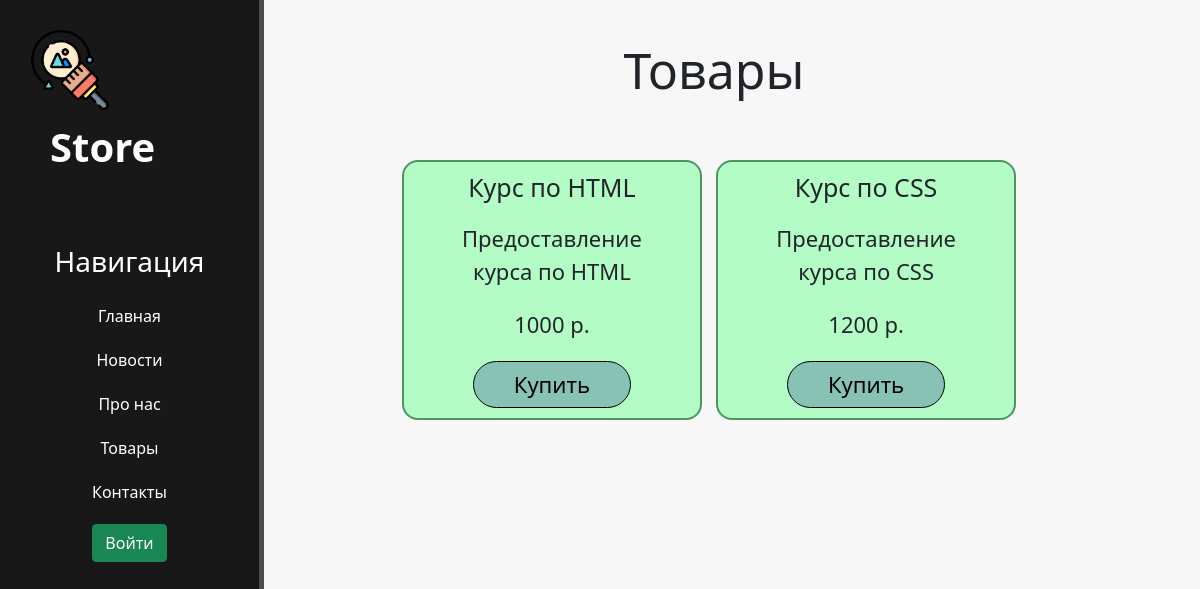
The app's page /tovars with its own data.
### main/models.py (models this page shows, shortened)
class Bascet(models.Model):
    title = models.CharField("Название продукта", max_length=50)
    anonse = models.CharField("Описание продукта", max_length=250)
    price = models.IntegerField("Цена продукта")
    class Meta:
        verbose_name = 'Продукт'
        verbose_name_plural = 'Продукты'

### main/views.py (the view)
# urls.py: path('tovars', views.tovars, name = "tovars")
def tovars(request):
    products = Bascet.objects.all()
    data = {'title':'Товары', 'products':products}
    return render(request, 'main/tovars.html',data)

### main/templates/main/tovars.html (shortened to what this page needs)
{% extends 'main/loyout.html' %}
{% block content %}
<div class="features">
  <h1>Товары</h1>
  <div class="products">
    {% for product in products %}
      <div class="product-count">
        <h2>{{ product.title }}</h2>
        <p>{{ product.anonse }}</p>
        <p>{{ product.price}} р.</p>
        <a href="basket"><button class="btn btn-info">Купить</button></a>
      </div>
    {% endfor %}
  </div>
</div>
{% endblock %}

### main/static/main/css/main.css (style rules this page uses)
body { background: #f7f7f7; }
main .features { float: left; text-align: center; width: 75%; margin-top: 40px; }
main .features h1 { font-size: 50px; margin-bottom: 30px; }
main .features p { max-width: 70%; margin: 20px auto; font-size: 22px; }
main .features button { font-size: 22px; border-radius: 25px; padding: 6px 40px; }
.products { margin: 0 auto; margin-top: 60px; }
.product-count { background: #b3fcc6; display: inline-block; margin-right: 10px; border-radius: 16px; border: 2px solid #4d945f; max-width: 300px; padding: 10px 10px 10px 10px; }
.product-count h2 { font-size: 25px; }
.products .product-count button { background-color: #88c2b4; border: 1px solid black; }

### records on screen
Bascet: title "Курс по HTML", anonse "Предоставление курса по HTML", price "1000"
Bascet: title "Курс по CSS", anonse "Предоставление курса по CSS", price "1200"
